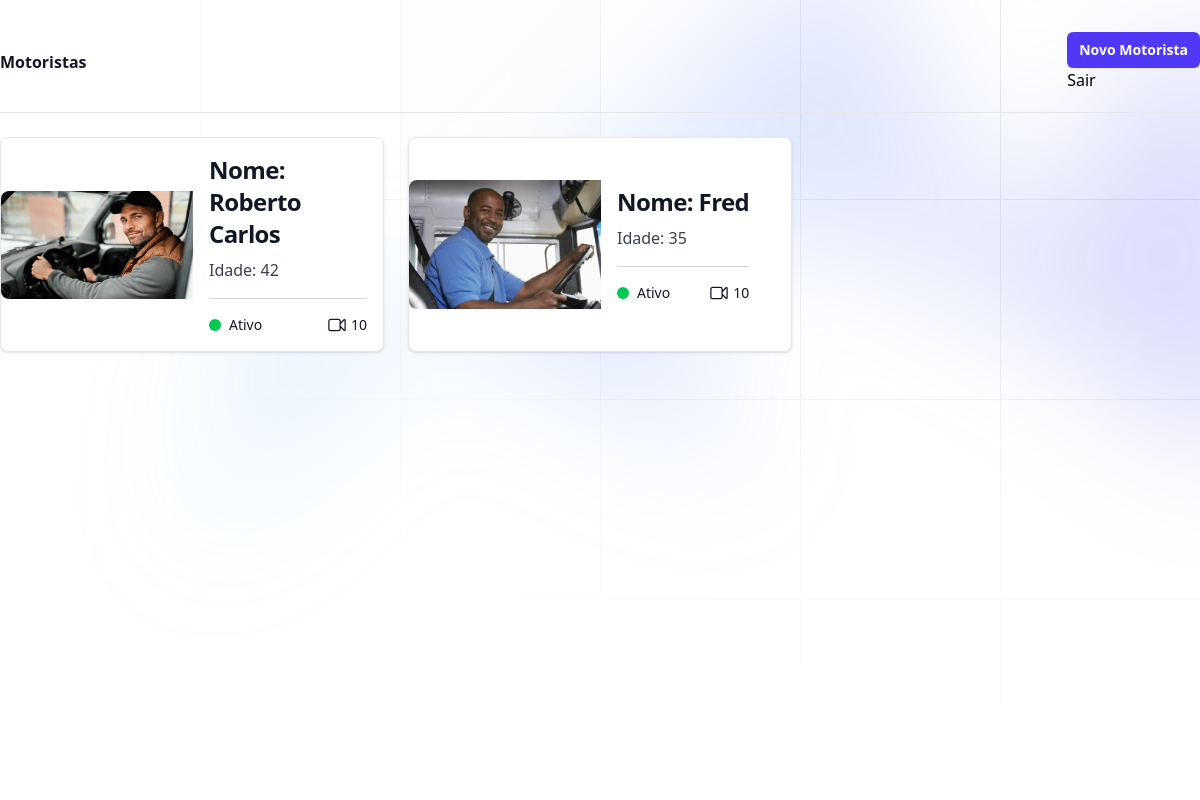
The app's page /usuarios/motor/ (signed in) with its own data.
### usuarios/models.py (models this page shows, shortened)
class motoristas (models.Model):
    nome =  models.CharField(max_length=50)
    idade= models.IntegerField()
    foto= models.ImageField(upload_to=('fotos'))
    ativo= models.BooleanField(default='True')

### usuarios/views.py (the view, shortened to what this page needs)
# urls.py: path('motor/', views.motor, name='motor'),
def motor(request):
    if request.user.is_authenticated:
        if request.method == "GET":
            listamotorista = motoristas.objects.all()
            return render(request, 'motor.html', {'motoristas': listamotorista})
        motorista.save()
        return redirect('motor')
    else:
        return redirect('login')

### usuarios/templates/motor.html (shortened to what this page needs)
{% extends "base.html" %}
{% block 'body' %}
    <div class="relative isolate overflow-hidden bg-white min-h-screen">
        <div aria-hidden="true"
             class="absolute top-10 left-[calc(50%-4rem)] -z-10 transform-gpu blur-3xl sm:left-[calc(50%-18rem)] lg:top-[calc(50%-30rem)] lg:left-48 xl:left-[calc(50%-24rem)]">
        </div>
        <div class="max-w-7xl mt-8 mx-auto">
            <div class="border-b border-gray-200 pb-5 sm:flex sm:items-center sm:justify-between">
                <h1 class="text-base font-semibold text-gray-900">Motoristas</h1>
                <div class="mt-3 sm:mt-0 sm:ml-4">
                    <button data-dialog-target="sign-in-modal"
                            type="button"
                            class="inline-flex cursor-pointer items-center rounded-md bg-indigo-600 px-3 py-2 text-sm font-semibold text-white shadow-xs hover:bg-indigo-500 focus-visible:outline-2 focus-visible:outline-offset-2 focus-visible:outline-indigo-600">
                        Novo Motorista
                    </button>
                    <form method="post" action="{% url 'login' %}">{% csrf_token %}
                    <button type="submit">Sair</button>
                    </form>
                </div>
            </div>
            <div class="mt-6">
<div class="mt-6 grid grid-cols-1 sm:grid-cols-2 lg:grid-cols-3 gap-6">
    {% for motorista in motoristas %}
        <a href="{%url 'consultas' motorista.id %}"
           class="flex flex-col items-center bg-white border border-gray-200 rounded-lg shadow-sm md:flex-row md:max-w-xl">
            <img class="object-cover w-full rounded-t-lg h-96 md:h-auto md:w-48 md:rounded-none md:rounded-s-lg"
                 src="{{motorista.foto.url}}"
                 alt="">
            <div class="flex flex-col p-4 leading-normal gap-2">
                <h5 class="text-2xl font-bold tracking-tight text-gray-900">
                    Nome: {{ motorista.nome }}
                </h5>
                <p class="font-normal text-gray-700">
                    Idade: {{ motorista.idade }}
                </p>
                <hr class="border-slate-800/20 my-2 w-full">
                <div class="flex items-center justify-between text-sm font-medium text-gray-900">
                    <div class="flex items-center">
                        <svg viewBox="0 0 6 6" aria-hidden="true" class="w-3 h-3 mr-2 fill-green-500">
                            <circle r="3" cx="3" cy="3" />
                        </svg>
                        Ativo
                    </div>
                    <div class="flex items-center">
                        10
                    </div>
                        </div>
                    </div>
                </a>
                {% endfor %}
            </div>
        </div>
    </div>
{% endblock 'body' %}

### templates/base.html (shortened to what this page needs)
<!DOCTYPE html>
<html>
    <head>
        <script src="https://cdn.jsdelivr.net/npm/@tailwindcss/browser@4"></script>
    </head>
    <body class="bg-slate-100/40">
        {% block 'body' %}
        {% endblock 'body' %}
    </body>
</html>

### records on screen
motoristas: foto (picture), nome "Roberto Carlos", idade "42"
motoristas: foto (picture), nome "Fred", idade "35"
